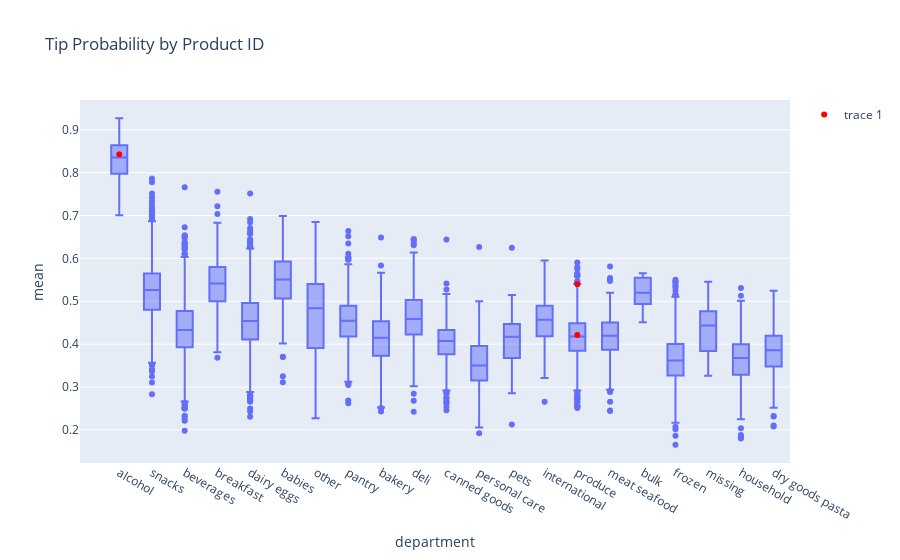

This figure's notebook cell:
### Code cell
tip_prob_by_product_id = df.groupby(['product_id'])['tip'].agg(['count', 'mean']).reset_index().query('count > 100').sort_values(by='mean', ascending=False)
tip_prob_by_product_id = tip_prob_by_product_id.merge(df[['product_id', 'department', 'product_name']].drop_duplicates(), on='product_id')
fig = px.box(tip_prob_by_product_id, x='department', y='mean', title='Tip Probability by Product ID', hover_data=['product_id', 'count', 'product_name'])
highlighted_points = tip_prob_by_product_id.query('product_id in [24852, 24964, 2120]')
fig.add_trace(go.Scatter(x=highlighted_points['department'], y=highlighted_points['mean'], mode='markers', marker=dict(color='red'), hoverinfo='text', text=highlighted_points['product_name'] + ' ' + highlighted_points['product_id'].astype(str) + ' ' + highlighted_points['count'].astype(str)+ ' ' + highlighted_points['department'].astype(str) + ' ' + highlighted_points['mean'].round(3).astype(str)))
fig.show()

### Figure 1 — Plotly figure (JSON) as saved in the notebook; plotly's stock layout.template omitted (floating-point values rounded to 4 significant figures; data arrays with more than 128 entries replaced by an {"elided": "..."} marker saying what was removed)
{"data": [{"alignmentgroup": "True", "customdata": {"elided": "8046x3 mixed values"}, "hovertemplate": "department=%{x}<br>mean=%{y}<br>product_id=%{customdata[0]}<br>count=%{customdata[1]}<br>product_name=%{customdata[2]}<extra></extra>", "legendgroup": "", "marker": {"color": "#636efa"}, "name": "", "notched": false, "offsetgroup": "", "orientation": "v", "showlegend": false, "type": "box", "x": {"elided": "8046 str values"}, "x0": " ", "xaxis": "x", "y": {"elided": "8046 float values"}, "y0": " ", "yaxis": "y"}, {"hoverinfo": "text", "marker": {"color": "red"}, "mode": "markers", "text": ["Sauvignon Blanc 2120 1472 alcohol 0.843", "Banana 24852 89127 produce 0.539", "Organic Garlic 24964 20546 produce 0.421"], "type": "scatter", "x": ["alcohol", "produce", "produce"], "y": [0.8431, 0.5395, 0.4212]}], "layout": {"boxmode": "group", "legend": {"tracegroupgap": 0}, "title": {"text": "Tip Probability by Product ID"}, "xaxis": {"anchor": "y", "domain": [0, 1], "title": {"text": "department"}}, "yaxis": {"anchor": "x", "domain": [0, 1], "title": {"text": "mean"}}}}
